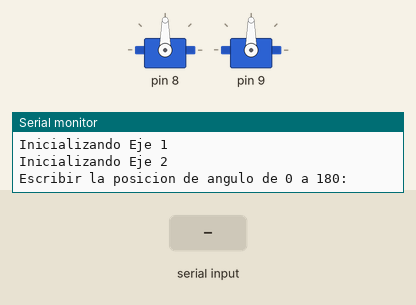
A sketch run on a simulated Arduino Uno, built with avr-gcc and run on an emulated ATmega328P. Parts: 2 × servo, the last lines printed to the serial monitor. The test bench sets the inputs (shaded band).

Above: at 3.7 s.
3.8 s: "30,150\n" received over Serial
At 5.5 s:
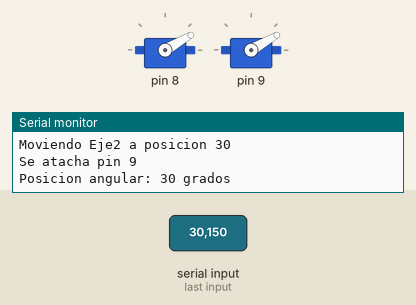
6.2 s: "90,45\n" received over Serial
At 6.71 s:
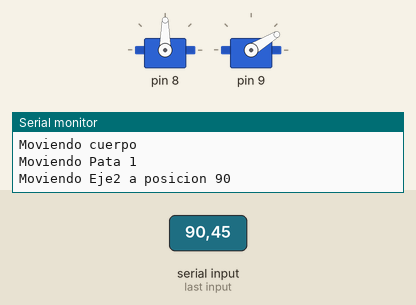
8.6 s: "5\n" received over Serial
At 10.7 s:
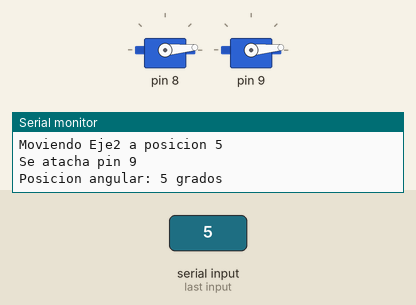
11.3 s: "200\n" received over Serial
At 11.81 s:
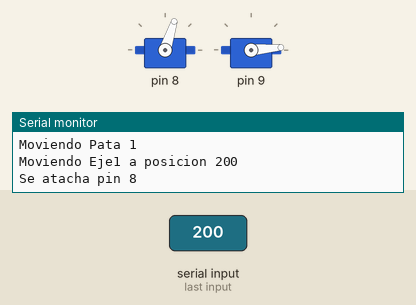
14.3 s: "90\n" received over Serial
At 15.29 s:
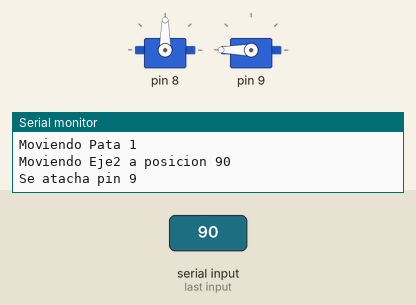
17.3 s: "200\n" received over Serial
At 20.1 s:
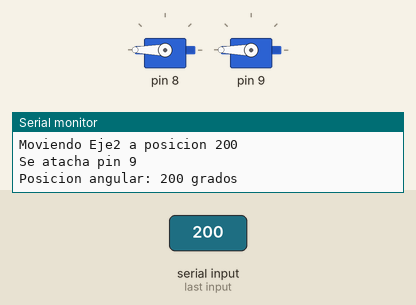
Timing chart, 0 to 21.3 s (numbered marks = the images above; inputs shaded):
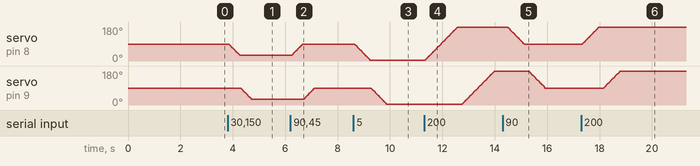

The sketch:

Trasto.ino
```cpp
#include "Cuerpo.hpp"

int** initParams() {
  int **pins = pins = new int*[PATAS];
  for (int i = 0; i < EJES; i++) {
    pins[i] = new int[EJES];
  }

  pins[0][0] = 8; //Pata 1 Eje 1 => Pin 8
  pins[0][1] = 9; //Pata 1 Eje 2 => Pin 9

  return pins;
}

Cuerpo *cuerpo;
int angulo;

void setup() {
  Serial.begin(9600);
  cuerpo = new Cuerpo(PATAS,EJES,initParams());
  cuerpo->init();
  // Mensaje inicial en el monitor serial
  Serial.println("Escribir la posicion de angulo de 0 a 180: ");
}

void loop() {
  if (Serial.available()) {   // Verificacion que el puerto serial recibe datos
   delay(10);

   angulo = Serial.parseInt(); // Lee solo los datos tipo int del buffer
   if(angulo > 1) {
     cuerpo->move(1,1, angulo);
     cuerpo->move(1,2, angulo);
   }

   // Mensaje de confirmacion del angulo ingresado por Monitor Serial
   Serial.print("Posicion angular: ");
   Serial.print(angulo);
   Serial.println(" grados");

   // Rutina de limpieza del buffer del puerto serial
   while (Serial.available() > 0) {
    Serial.read();
   }
  }
}
```

Constantes.hpp
```cpp
#define TRAZAS ON
#define PATAS 1
#define EJES 2
```

Cuerpo.cpp
```cpp
#include <Arduino.h>
#include "Cuerpo.hpp"

Cuerpo::Cuerpo() {}

Cuerpo::Cuerpo(int n, int m, int **pinsPorPata) {

  #ifdef TRAZAS
  Serial.println("Instanciando cuerpo con ");
  Serial.print(n);
  Serial.print(" Patas y ");
  Serial.print(m);
  Serial.println(" Ejes por Pata");
  #endif

  numPatas = n;
  patas = new Pata*[numPatas];
  for (int i = 0; i < numPatas; i++) {
    patas[i] = new Pata(i+1, m, pinsPorPata[i]);
  }
}

void Cuerpo::init() {

  #ifdef TRAZAS
  Serial.println("Inicializando cuerpo");
  #endif

  for (int i = 0; i < numPatas; i++) {
      patas[i]->init();
  }
}

void Cuerpo::move(int numPata, int numEje, int nuevaPos) {

  #ifdef TRAZAS
  Serial.println("Moviendo cuerpo");
  #endif

  patas[numPata-1]->move(numEje, nuevaPos);
};
```

Cuerpo.hpp
```cpp
#include "Pata.hpp"

class Cuerpo {
  private:
    Pata** patas;
    int numPatas;
  public:
    Cuerpo();
    Cuerpo(int, int, int**);
    void init();
    void move(int, int, int);
};
```

Eje.cpp
```cpp
#include <Arduino.h>
#include "Eje.hpp"

Eje::Eje(int idEje, int n) {
  id = idEje;

  #ifdef TRAZAS
  Serial.print("Instanciando Eje ");
  Serial.println(id);
  #endif

  pin = n;
}

void Eje::init() {
  #ifdef TRAZAS
  Serial.print("Inicializando Eje ");
  Serial.println(id);
  #endif

  servo.attach(pin);
  pos = 90;
  servo.write(pos);
  delay(1200);
  servo.detach();
}

void Eje::move(int nuevaPos) {
  #ifdef TRAZAS
  Serial.print("Moviendo Eje");
  Serial.print(id);
  Serial.print(" a posicion ");
  Serial.println(nuevaPos);
  #endif

  servo.attach(pin);

  #ifdef TRAZAS
  Serial.print("Se atacha pin ");
  Serial.println(pin);
  #endif

  for (int i=0; i<abs(pos-nuevaPos); i++){
    delay(7);
    if(pos > nuevaPos) {
        servo.write(pos - i);
    } else {
        servo.write(pos + i);
    }
  }
  servo.write(nuevaPos);
  pos = nuevaPos;
  delay(15);
  servo.detach();
};
```

Eje.hpp
```cpp
#include <Servo.h>
#include "Constantes.hpp"

class Eje {
  private:
    Servo servo;
    int id;
    int pin;
    int pos;
  public:
    Eje(int,int);
    void init();
    void move(int);
};
```

Pata.cpp
```cpp
#include <Arduino.h>
#include "Pata.hpp"

Pata::Pata(int idPata, int n, int* pins) {
  id = idPata;

  #ifdef TRAZAS
  Serial.print("Instanciando Pata ");
  Serial.println(id);
  #endif

  numEjes = n;
  ejes = new Eje*[numEjes];
  for (int i = 0; i < numEjes; i++) {
      ejes[i] = new Eje(i+1, pins[i]);
  }
}

void Pata::init() {
  #ifdef TRAZAS
  Serial.print("Inicializando Pata ");
  Serial.println(id);
  #endif

  for (int i = 0; i < numEjes; i++) {
      ejes[i]->init();
  }
}

void Pata::move(int numEje, int nuevaPos) {
  #ifdef TRAZAS
  Serial.print("Moviendo Pata ");
  Serial.println(id);
  #endif

  ejes[numEje-1]->move(nuevaPos);
};
```

Pata.hpp
```cpp
#include "Eje.hpp"

class Pata {
  private:
    int id;
    Eje** ejes;
    int numEjes;
  public:
    Pata(int, int, int*);
    void init();
    void move(int, int);
};
```

Measured:
- after the input at 3.8 s, servo on pin 8: moves from 90° to 30° over 0.43 s, starting at once; servo on pin 9: moves from 90° to 30° over 0.41 s, starting after 0.50 s
- after the input at 6.2 s, servo on pin 8: moves from 30° to 90° over 0.43 s, starting at once; servo on pin 9: moves from 30° to 90° over 0.41 s, starting after 0.50 s
- after the input at 8.6 s, servo on pin 8: moves from 90° to 5° over 0.59 s, starting at once; servo on pin 9: moves from 90° to 5° over 0.59 s, starting after 0.67 s
- after the input at 11.3 s, servo on pin 8: moves from 5° to 180° over 1.2 s, starting at once; servo on pin 9: moves from 5° to 180° over 1.2 s, starting after 1.5 s
- after the input at 14.3 s, servo on pin 8: moves from 180° to 90° over 0.64 s, starting after 0.18 s; servo on pin 9: moves from 180° to 90° over 0.62 s, starting after 0.99 s
- after the input at 17.3 s, servo on pin 8: moves from 90° to 180° over 0.63 s, starting at once; servo on pin 9: moves from 90° to 180° over 0.63 s, starting after 0.85 s
